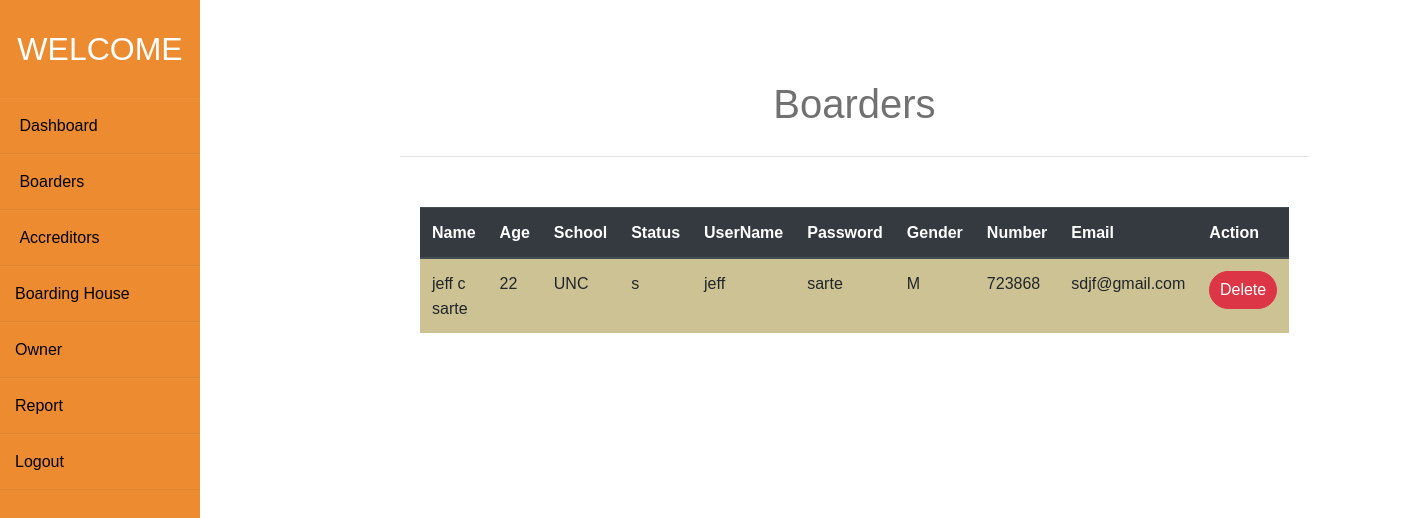
The app's page /admin/boarder.php with its own data.
### tables this page shows
CREATE TABLE `boarder` (
  `id` int(11) NOT NULL,
  `FirstName` varchar(15) NOT NULL,
  `MiddleName` varchar(15) NOT NULL,
  `LastName` varchar(15) NOT NULL,
  `Age` int(11) NOT NULL,
  `School` varchar(30) NOT NULL,
  `Status` varchar(10) NOT NULL,
  `UserName` varchar(15) NOT NULL,
  `Password` varchar(15) NOT NULL,
  `Gender` varchar(10) NOT NULL,
  `Number` int(15) NOT NULL,
  `Email` varchar(20) NOT NULL
);

### admin/getboarder.php (the view)
<?php
    include '../include/conn.php';
    $get_query = "SELECT * FROM boarder ";
    $result = mysqli_query($conn,$get_query);
     while($row = mysqli_fetch_array($result))
    {
        ?>
            <tbody>
                <tr>
                    <td><?php echo $row['FirstName'].' '.$row['MiddleName'].' '.$row['LastName']; ?></td>
                    <td><?php echo $row['Age']; ?></td>
                    <td><?php echo $row['School']; ?></td>
                    <td><?php echo $row['Status']; ?></td>
                    <td><?php echo $row['UserName']; ?></td>
                    <td><?php echo $row['Password']; ?></td>
                    <td><?php echo $row['Gender']; ?></td>
                    <td><?php echo $row['Number']; ?></td>
                    <td><?php echo $row['Email']; ?></td>
                    <td class="text-right">
                    <form action="delboarder.php" method="POST">
                                        <button type="submit" class="btn btn-danger badge-pill" name="id" value="<?php echo $row['id']; ?>" >Delete </button>
                                    </form>
            </tbody>
        <?php
}

### css/admin.css (style rules this page uses)
* { margin: 0; padding: 0; box-sizing: border-box; list-style: none; text-decoration: none; font-family: 'Josefin Sans', sans-serif; }
body { background-color: #f3f5f9; }

### records on screen
boarder: FirstName "jeff", MiddleName "c", LastName "sarte", Age "22", School "UNC", Status "s", UserName "jeff", Password "sarte", Gender "M", Number "723868", Email "sdjf@gmail.com", $row['id'] 1 (drawn)
